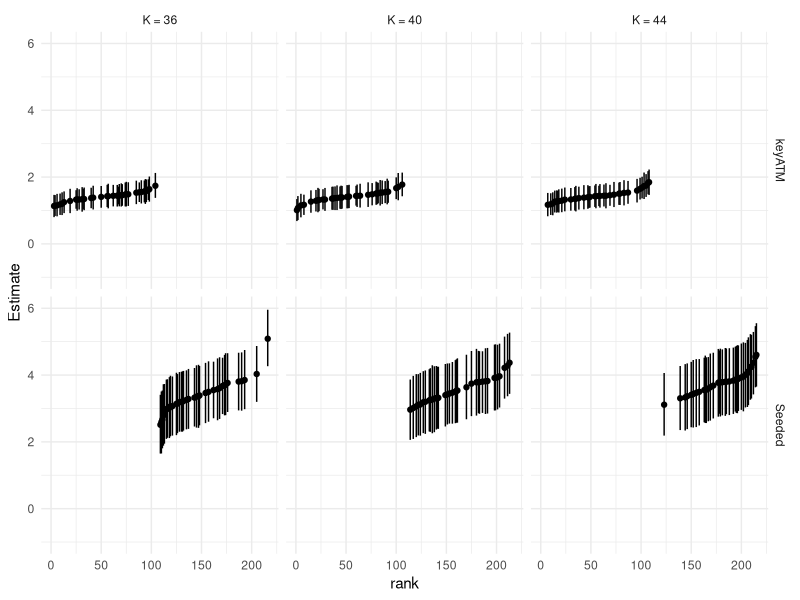

Reproduce this figure in R.
## no commandline interface (yet); because we might do it on overleaf

library(here)
library(dplyr)
library(ggplot2)

## TODO: aggregated multiple runs
overall <- read.csv(here("results", "aggregated", "chan", "1.csv"))

## note that we need to add one to K (the keyworded topic)
overall |> arrange(Estimate) |>
    mutate(alternative_model =
               if_else(alternative_model, "Seeded", "keyATM")) |>
    mutate(k_setting = case_match(k_setting,
                                  1 ~ "K = 40",
                                  2 ~ "K = 36",
                                  3 ~ "K = 44")) |> 
    mutate(rank = row_number()) |>
    ggplot(aes(x = rank, y = Estimate)) +
    geom_point() +
    geom_linerange(aes(ymin = Q2.5, ymax = Q97.5)) +
    facet_grid(rows = vars(alternative_model),
               cols = vars(k_setting)) +
    ylim(-1, 6) +
    theme_minimal()
